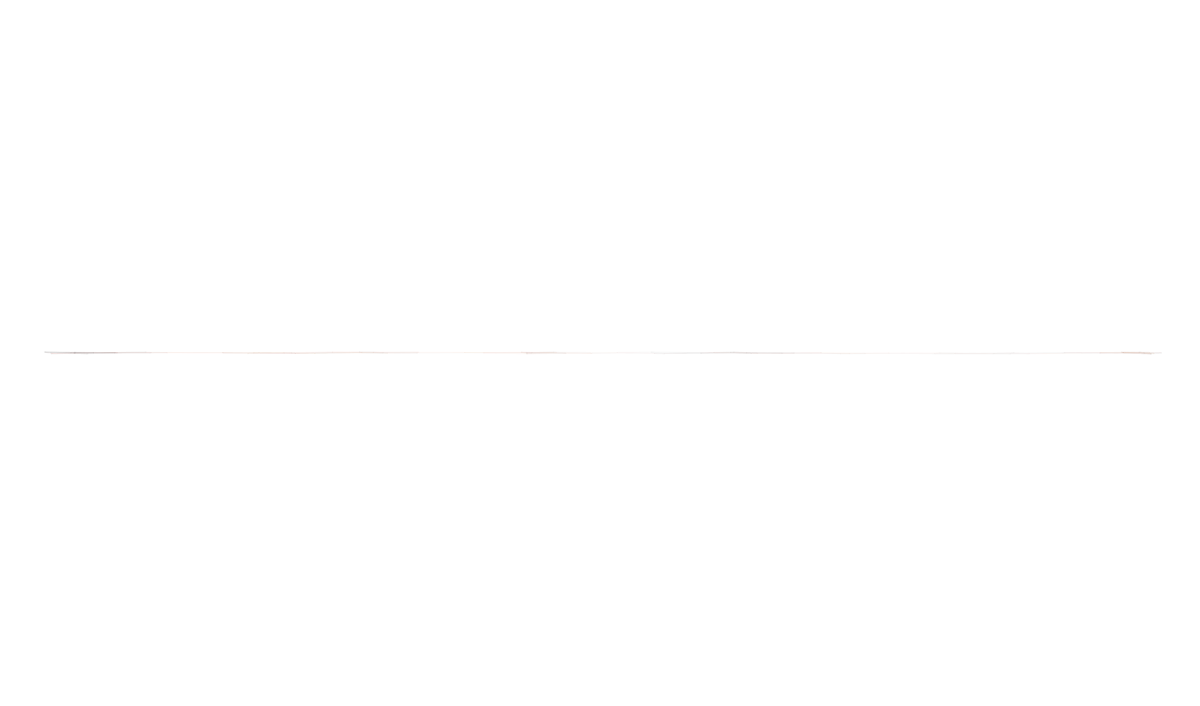
Frame 1 (no input)
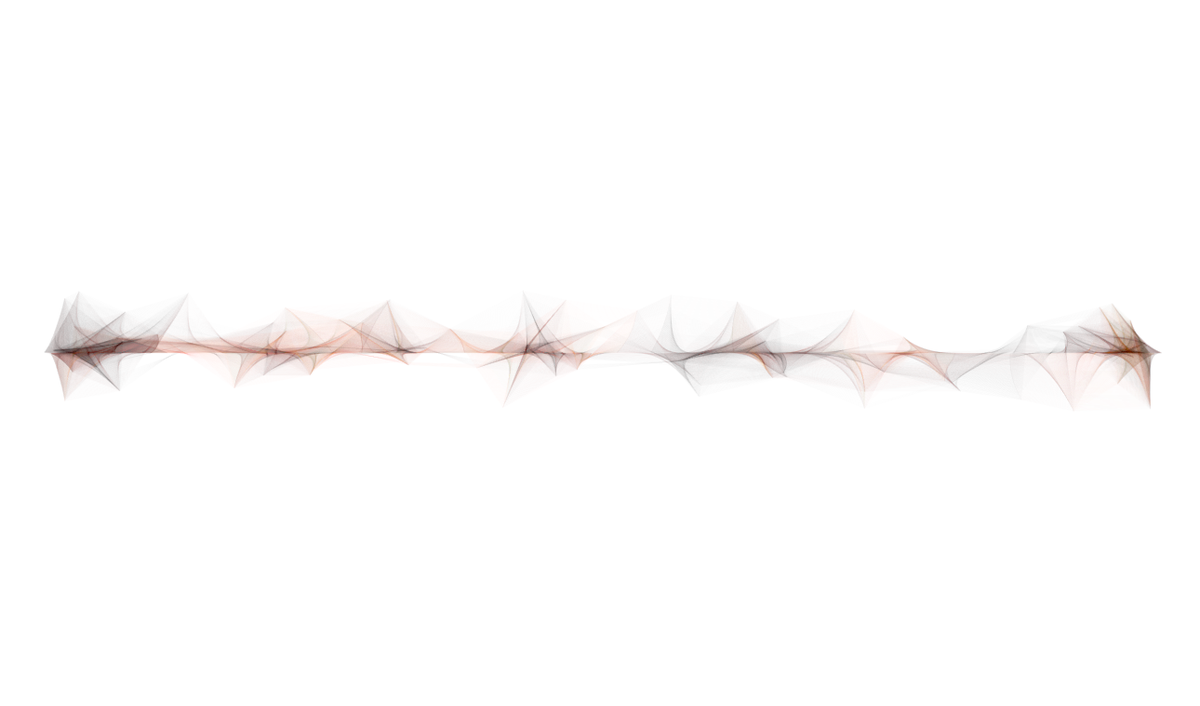
Frame 60 (no input)
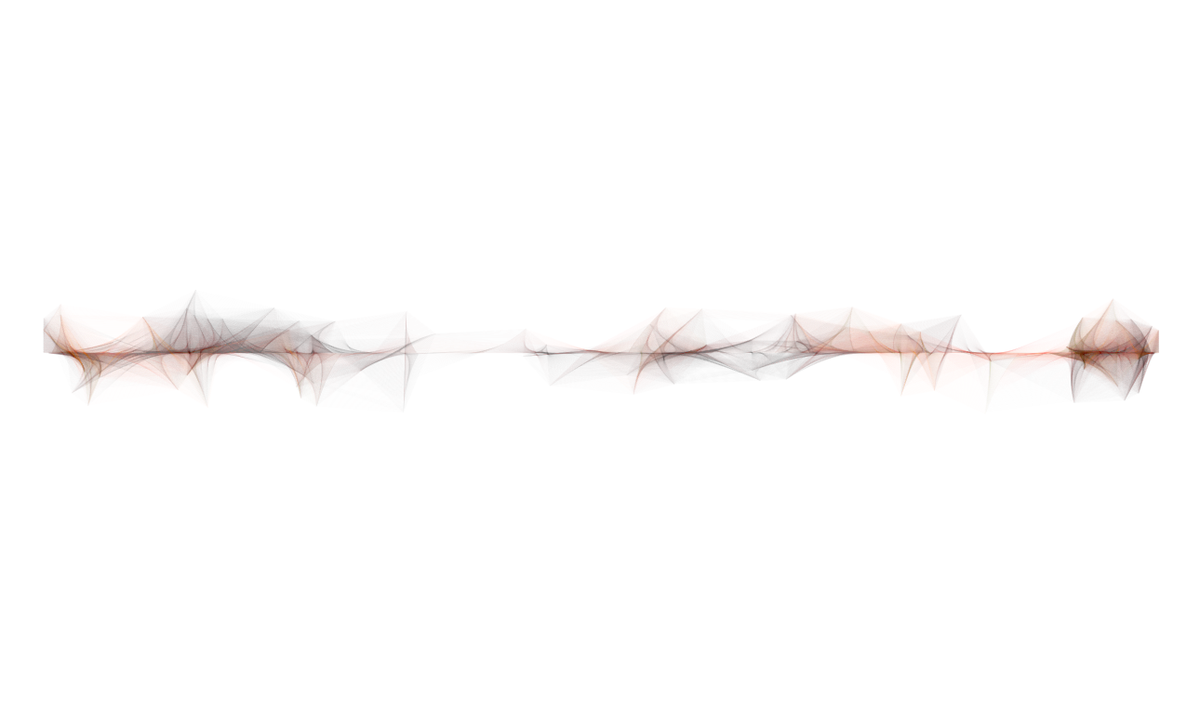
Frame 120 (the mouse pressed at the canvas centre since frame 60)

The p5.js sketch that drew these frames (run headless with seeded random() and noise() and a simulated clock; from frame 60 on, the mouse is pressed at the canvas centre):

// p5.js sketch
// ── sketch.js
/* Process4.reload() - Alessandro Valentino 2017
  Inspired by Process 4 by Casey Reas ( http://reas.com/compendium_text/ );
  The main modification is in the visualization:the distance
  between the centers controls the thickness of the line which is drawn, with color given by interpolating the
  colors of the two circles overlapping;
  
  https://www.openprocessing.org/sketch/402537
*/

var elements = [];
var tot = 80;

function setup() {
    createCanvas(1290, 760);
    init();
}

function draw() {
    //Do not clear the screen;
    // background(255);
  
    for (var i = 0 ; i < elements.length; i++) {
    var el = elements[i];

    el.move();
    //  el.show();
    el.bounce();
}

    // Checking overlaps
    for (var i = 0; i < elements.length; i++) {
        var el = elements[i];
        for (var j = i + 1; j < elements.length; j++){
        var el2 = elements[j];
        el.onOverlap(el2);
        }
    }
}

function mousePressed() {
    init();
}

function init() {
    background(255);
    // Distribute the Elements randomly on a line ;
    elements = [];

    for (var  i = 0; i < tot; i++){
        var s = int(random(0, 2));
        var col = color(182 * s, 103 * s, 13 * s, 2); //Randomly choose between black and (182, 103, 13), with alpha equal to 2;
        elements.push( new Element(random(width),height/2, random(40, 60), col));
    }
}

// Define the Element1 class
function Element(x, y, rad, col) {
    var pos;
    var vel;
    var dir;
    var r;
    var color;

    this.pos = new p5.Vector(x, y);
    this.vel = new p5.Vector(random(-1, 1), random(-1, 1));
    this.dir = this.vel.copy();
    this.r = rad;
    this.color = col;

    // Define movement: every Element moves on a straight line;
    this.move = function() {
        var mag = this.vel.mag(); //Keep track of the velocity;
        
        this.vel.x += (this.dir.x - this.vel.x) * 0.01;  //Slowly change the velocity vector
        this.vel.y += (this.dir.y - this.vel.y) * 0.01; //to agree with the new direction;
        this.vel.normalize();
        this.vel.mult(mag); //Each element will move with the same initial velocity;

        this.pos.add(this.vel);
    }

    //Define behaviour when the circles overlap
    this.onOverlap = function(other) {
        var d = (this.pos.x - other.pos.x) * (this.pos.x - other.pos.x) + (this.pos.y - other.pos.y) * (this.pos.y - other.pos.y); 

        //If touching, we change their direction
        
        if (d == (this.r + other.r) * (this.r + other.r)) {
          this.dir.rotate(0.01 * 2 * PI);
          other.dir.rotate(0.01 * 2 * PI);
        }
        
        // If overlapping, they will move away from their centers;
        if (d < (this.r + other.r) * (this.r + other.r)) {
            this.dir.x = this.pos.x - other.pos.x;
            this.dir.y = this.pos.y - other.pos.y;
            this.dir.normalize();

            //To avoid double counting, we change also the direction of the other Element

            other.dir = this.dir.copy();
            other.dir.mult(-1);

            this.visualize(other, d);
        }
    }

    //Use this for debugging purpouses;
    this.show = function() {
        stroke(0,  255);
        ellipse(this.pos.x, this.pos.y, this.r * 2, this.r * 2);
        line(this.pos.x + this.dir.x * this.r, this.pos.y + this.dir.y * this.r, this.pos.x, this.pos.y);
    }

    // Check if the Element touches the edges, in which case it bounces back;
    this.bounce = function() {
        if (this.pos.x < this.r) {
            this.pos.x = this.r;
            this.vel.x = -this.vel.x;
        }

        if (this.pos.x > width - this.r) {
            this.pos.x = width - this.r;
            this.vel.x = -this.vel.x;
        }

        if (this.pos.y < this.r) {
            this.pos.y = this.r;
            this.vel.y = -this.vel.y;
        }

        if (this.pos.y > height - this.r) {
            this.pos.y = height - this.r;
            this.vel.y = -this.vel.y;
        }
    }

    /*Define visualization: draw a line between the centers when they overlap; the distance between
    the centers controls the thickness of the line;
    */
    this.visualize = function(other, d) {
        var c = map(d, 0, (this.r + other.r) * (this.r + other.r), 1, 0.5);
        noFill();
        strokeWeight(c * 2);
        stroke(lerpColor(this.color, other.color, 0.5));
        line(this.pos.x, this.pos.y, other.pos.x, other.pos.y);
    }
}
